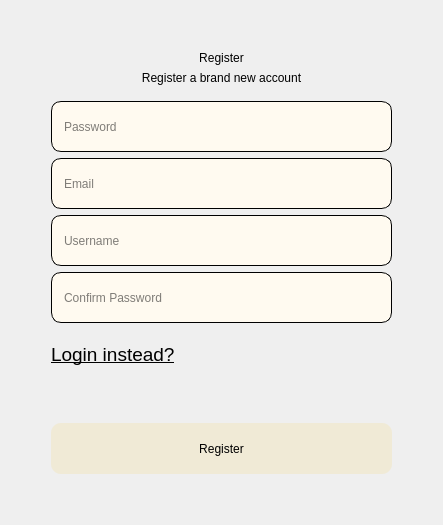
                  <widget class="QWidget" name="signup">
                      <layout class="QVBoxLayout" name="verticalLayout_10">
                          <item>
                              <spacer name="verticalSpacer_28">
                                  <property name="orientation">
                                      <enum>Qt::Vertical</enum>
                                  </property>
                                  <property name="sizeHint" stdset="0">
                                      <size>
                                          <width>20</width>
                                          <height>40</height>
                                      </size>
                                  </property>
                              </spacer>
                          </item>
                          <item>
                              <widget class="QLabel" name="registerlabel">
                                  <property name="styleSheet">
                                      <string notr="true">font: 36pt &quot;MS Shell Dlg 2&quot;;
                                          color:rgb(0,0,0);
                                      </string>
                                  </property>
                                  <property name="text">
                                      <string>Register</string>
                                  </property>
                                  <property name="alignment">
                                      <set>Qt::AlignCenter</set>
                                  </property>
                              </widget>
                          </item>
                          <item>
                              <widget class="QLabel" name="text">
                                  <property name="styleSheet">
                                      <string notr="true">font: 16pt &quot;MS Shell Dlg 2&quot;;
color:rgb(0,0,0);</string>
                                  </property>
                                  <property name="text">
                                      <string>Register a brand new account</string>
                                  </property>
                                  <property name="alignment">
                                      <set>Qt::AlignCenter</set>
                                  </property>
                              </widget>
                          </item>
                          <item>
                              <spacer name="verticalSpacer_18">
                                  <property name="orientation">
                                      <enum>Qt::Vertical</enum>
                                  </property>
                                  <property name="sizeType">
                                      <enum>QSizePolicy::Fixed</enum>
                                  </property>
                                  <property name="sizeHint" stdset="0">
                                      <size>
                                          <width>20</width>
                                          <height>10</height>
                                      </size>
                                  </property>
                              </spacer>
                          </item>
                          <item>
                              <layout class="QHBoxLayout" name="horizontalLayout_3">
                                  <item>
                                      <spacer name="horizontalSpacer_5">
                                          <property name="orientation">
                                              <enum>Qt::Horizontal</enum>
                                          </property>
                                          <property name="sizeHint" stdset="0">
                                              <size>
                                                  <width>40</width>
                                                  <height>20</height>
                                              </size>
                                          </property>
                                      </spacer>
                                  </item>
                                  <item>
                                      <layout class="QVBoxLayout" name="verticalLayout_4">
                                          <item>
                                              <widget class="QLineEdit" name="pfield_register">
                                                  <property name="minimumSize">
                                                      <size>
                                                          <width>341</width>
                                                          <height>51</height>
                                                      </size>
                                                  </property>
                                                  <property name="styleSheet">
                                                      <string notr="true">background-color:rgba(0,0,0,0);
font: 14pt &quot;MS Shell Dlg 2&quot;;

                                                          background:#FFFAF0;
selection-background-color: black;
border-width: 1px; 
border-style: solid; 
border-color: black black black black; 
border-radius: 10px;
padding: 2 10px;
</string>
                                                  </property>
                                                  <property name="placeholderText">
                                                      <string>Password</string>
                                                  </property>
                                              </widget>
                                          </item>
                                          <item>
                                              <widget class="QLineEdit" name="efield_register">
                                                  <property name="minimumSize">
                                                      <size>
                                                          <width>341</width>
                                                          <height>51</height>
                                                      </size>
                                                  </property>
                                                  <property name="styleSheet">
                                                      <string notr="true">background-color:rgba(0,0,0,0);
font: 14pt &quot;MS Shell Dlg 2&quot;;

                                                          background: #FFFAF0;
selection-background-color: black;
border-width: 1px; 
border-style: solid; 
border-color: black black black black; 
border-radius: 10px;
padding: 2 10px;
</string>
                                                  </property>
                                                  <property name="placeholderText">
                                                      <string>Email</string>
                                                  </property>
                                              </widget>
                                          </item>
                                          <item>
                                              <widget class="QLineEdit" name="ufield_register">
                                                  <property name="minimumSize">
                                                      <size>
                                                          <width>341</width>
                                                          <height>51</height>
                                                      </size>
                                                  </property>
                                                  <property name="styleSheet">
                                                      <string notr="true">background-color:rgba(0,0,0,0);
font: 14pt &quot;MS Shell Dlg 2&quot;;

                                                          background: #FFFAF0;
selection-background-color: black;
border-width: 1px; 
border-style: solid; 
border-color: black black black black; 
border-radius: 10px;
padding: 2 10px;
</string>
                                                  </property>
                                                  <property name="placeholderText">
                                                      <string>Username</string>
                                                  </property>
                                              </widget>
                                          </item>
                                          <item>
                                              <widget class="QLineEdit" name="cpfield_register">
                                                  <property name="minimumSize">
                                                      <size>
                                                          <width>341</width>
                                                          <height>51</height>
                                                      </size>
                                                  </property>
                                                  <property name="styleSheet">
                                                      <string notr="true">background-color:rgba(0,0,0,0);
font: 14pt &quot;MS Shell Dlg 2&quot;;

background: #FFFAF0;
selection-background-color: black;
border-width: 1px; 
border-style: solid; 
border-color: black black black black; 
border-radius: 10px;
padding: 2 10px;
</string>
                                                  </property>
                                                  <property name="placeholderText">
                                                      <string>Confirm Password</string>
                                                  </property>
                                              </widget>
                                          </item>
                                          <item>
                                              <spacer name="verticalSpacer_19">
                                                  <property name="orientation">
                                                      <enum>Qt::Vertical</enum>
                                                  </property>
                                                  <property name="sizeType">
                                                      <enum>QSizePolicy::Expanding</enum>
                                                  </property>
                                                  <property name="sizeHint" stdset="0">
                                                      <size>
                                                          <width>20</width>
                                                          <height>10</height>
                                                      </size>
                                                  </property>
                                              </spacer>
                                          </item>
                                          <item>
                                              <layout class="QHBoxLayout" name="horizontalLayout_7">
                                                  <item>
                                                      <widget class="QLabel" name="r_direct_l">
                                                          <property name="minimumSize">
                                                              <size>
                                                                  <width>0</width>
                                                                  <height>31</height>
                                                              </size>
                                                          </property>
                                                          <property name="font">
                                                              <font>
                                                                  <family>MS Shell Dlg 2</family>
                                                                  <pointsize>14</pointsize>
                                                                  <weight>50</weight>
                                                                  <italic>false</italic>
                                                                  <bold>false</bold>
                                                              </font>
                                                          </property>
                                                          <property name="cursor">
                                                              <cursorShape>PointingHandCursor</cursorShape>
                                                          </property>
                                                          <property name="styleSheet">
                                                              <string notr="true">font: 14pt &quot;MS Shell Dlg 2&quot;;
color:rgb(0,0,0);</string>
                                                          </property>
                                                          <property name="text">
                                                              <string>&lt;u&gt;Login instead?&lt;/u&gt;</string>
                                                          </property>
                                                          <property name="textFormat">
                                                              <enum>Qt::MarkdownText</enum>
                                                          </property>
                                                      </widget>
                                                  </item>
                                                  <item>
                                                      <spacer name="horizontalSpacer_24">
                                                          <property name="orientation">
                                                              <enum>Qt::Horizontal</enum>
                                                          </property>
                                                          <property name="sizeHint" stdset="0">
                                                              <size>
                                                                  <width>40</width>
                                                                  <height>20</height>
                                                              </size>
                                                          </property>
                                                      </spacer>
                                                  </item>
                                              </layout>
                                          </item>
                                          <item>
                                              <widget class="QLabel" name="error_register">
                                                  <property name="minimumSize">
                                                      <size>
                                                          <width>0</width>
                                                          <height>31</height>
                                                      </size>
                                                  </property>
                                                  <property name="styleSheet">
                                                      <string notr="true">font: 12pt &quot;MS Shell Dlg 2&quot;;
                                          color:red;
                                      </string>
                                                  </property>
                                                  <property name="text">
                                                      <string/>
                                                  </property>
                                              </widget>
                                          </item>
                                          <item>
                                              <spacer name="verticalSpacer_27">
                                                  <property name="orientation">
                                                      <enum>Qt::Vertical</enum>
                                                  </property>
                                                  <property name="sizeHint" stdset="0">
                                                      <size>
                                                          <width>20</width>
                                                          <height>10</height>
                                                      </size>
                                                  </property>
                                              </spacer>
                                          </item>
                                          <item>
                                              <widget class="QPushButton" name="register_button">
                                                  <property name="minimumSize">
                                                      <size>
                                                          <width>341</width>
                                                          <height>51</height>
                                                      </size>
                                                  </property>
                                                  <property name="cursor">
                                                      <cursorShape>PointingHandCursor</cursorShape>
                                                  </property>
                                                  <property name="styleSheet">
                                                      <string notr="true">border-radius:10px;
                                                  background-color:rgb(240, 234, 214);
                                                  font: 18pt &quot;MS Shell Dlg 2&quot;;
                                              </string>
                                                  </property>
                                                  <property name="text">
                                                      <string>Register</string>
                                                  </property>
                                              </widget>
                                          </item>
                                      </layout>
                                  </item>
                                  <item>
                                      <spacer name="horizontalSpacer_6">
                                          <property name="orientation">
                                              <enum>Qt::Horizontal</enum>
                                          </property>
                                          <property name="sizeHint" stdset="0">
                                              <size>
                                                  <width>40</width>
                                                  <height>20</height>
                                              </size>
                                          </property>
                                      </spacer>
                                  </item>
                              </layout>
                          </item>
                          <item>
                              <spacer name="verticalSpacer_5">
                                  <property name="orientation">
                                      <enum>Qt::Vertical</enum>
                                  </property>
                                  <property name="sizeType">
                                      <enum>QSizePolicy::Fixed</enum>
                                  </property>
                                  <property name="sizeHint" stdset="0">
                                      <size>
                                          <width>20</width>
                                          <height>40</height>
                                      </size>
                                  </property>
                              </spacer>
                          </item>
                      </layout>
                  </widget>
